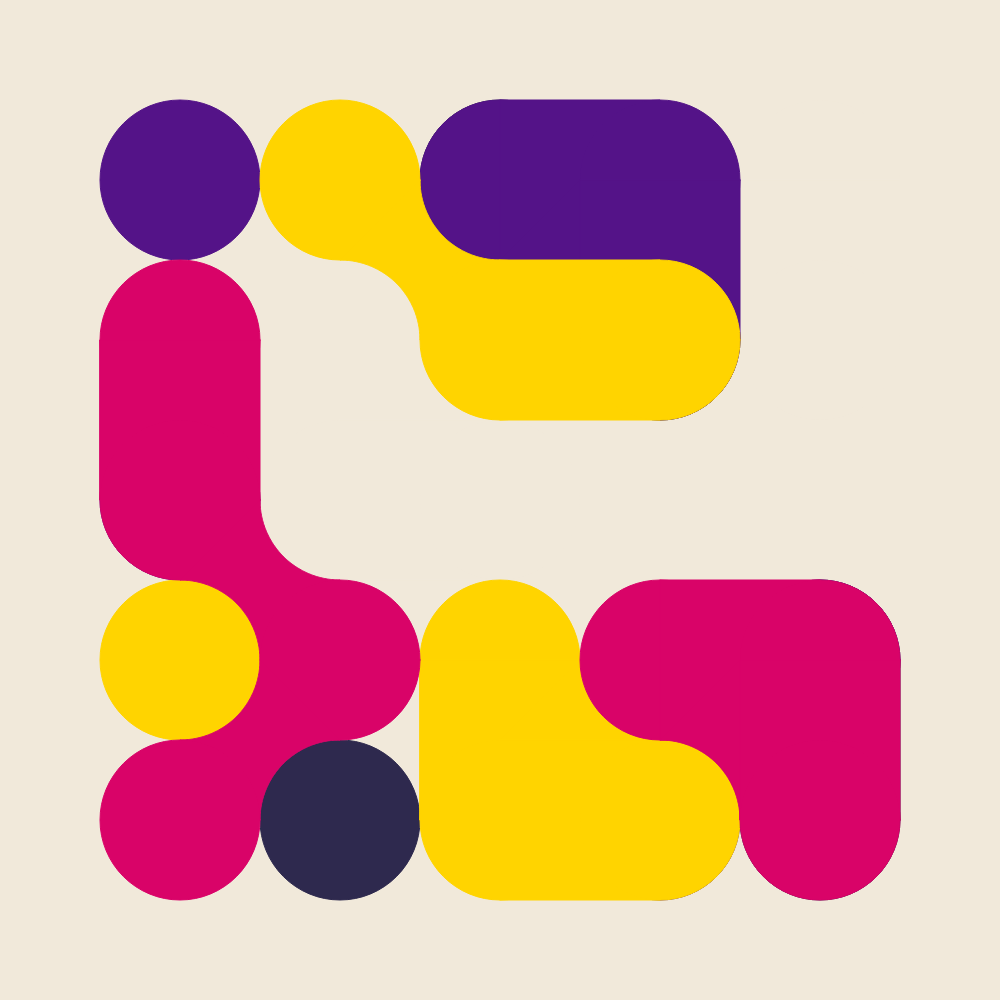
Frame 1 (no input)
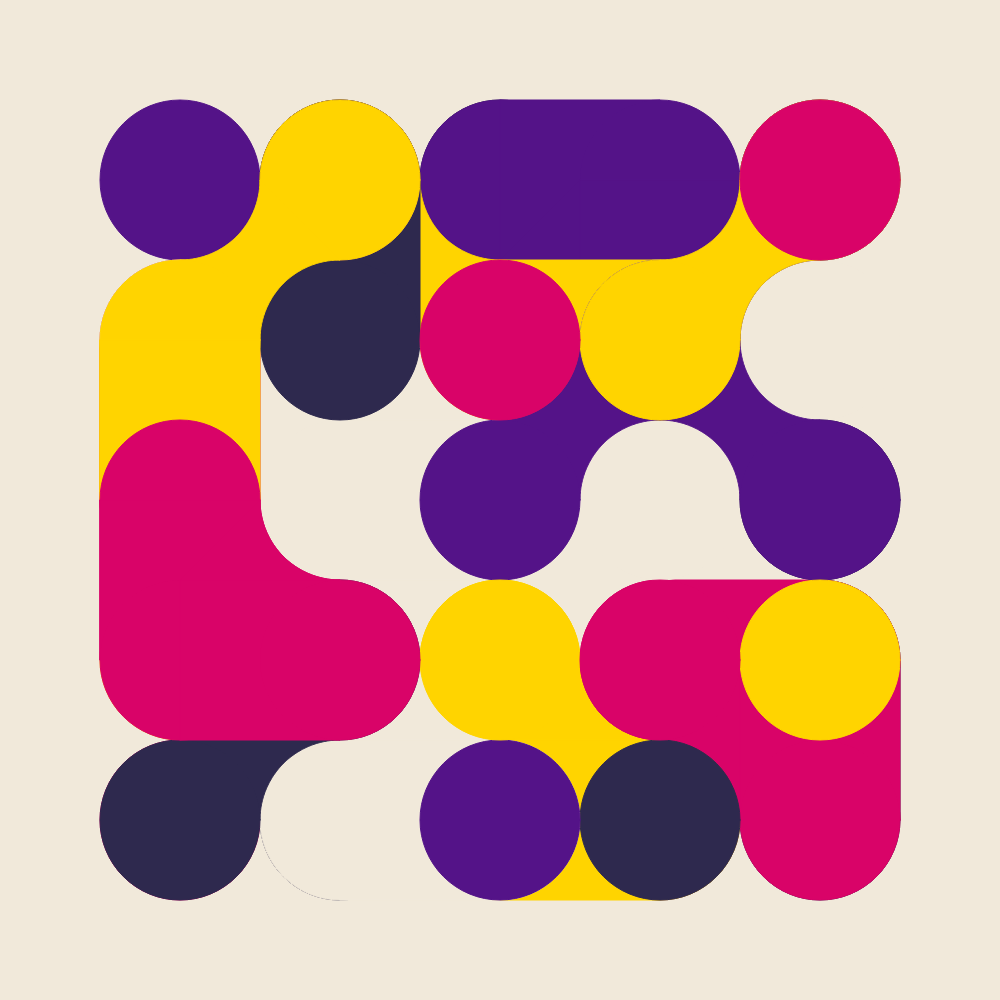
Frame 2 (the mouse pressed at the canvas centre, redrawn once)

The p5.js sketch that drew these frames (run headless with seeded random() and noise() and a simulated clock; the mouse was pressed at the canvas centre and the sketch redrawn once):

// p5.js sketch
// ── sketch.js
// https://openprocessing.org/sketch/1770646

/* find the fully realized project "Pearls" on fxhash
 *
 * https://www.fxhash.xyz/generative/slug/pearls
 * https://www.fxhash.xyz/generative/22583
 *
 */

let directions = [
  [1, 0],
  [0, 1],
  [-1, 0],
  [0, -1],
  [1, 1],
  [-1, 1],
  [1, -1],
  [-1, -1],
];
let raster = [
  [1, 0, 0, 0, 0],
  [1, 1, 1, 0, 0],
  [0, 0, 1, 0, 0],
  [1, 1, 0, 1, 0],
  [1, 0, 0, 0, 1],
];

let rows = 5;
let cols = 5;

let radius = 10;
let margin = 5;

function fxrand() {
  return Math.random();
} // fx hash future proofing

function setup() {
  randomSeed(int(fxrand() * 987654321)); // fx hash future proofing
  w = min(windowWidth, windowHeight);
  createCanvas(w, w);
  margin = 0.1 * width;
  radius = (width - 2 * margin) / cols / 2;

  colorMode(HSL);
  background(39, 45, 90);
  noStroke();
  fill(269, 61, 18, 0.1);

  noLoop();

  rectMode(RADIUS);
  angleMode(DEGREES);
}

function draw_raster(raster) {
  for (let row = 0; row < rows; row++) {
    for (let col = 0; col < cols; col++) {
      let x = margin + radius + col * 2 * radius;
      let y = margin + radius + row * 2 * radius;

      if (raster[row][col] == 1) {
        circle(x, y, 2 * radius);

        if (col + 1 < cols) {
          if (raster[row][col + 1] == 1) {
            rect(x + radius, y, radius);
          }
        }

        if (row + 1 < rows) {
          if (raster[row + 1][col] == 1) {
            rect(x, y + radius, radius);
          }
        }

        if (row + 1 < rows && col + 1 < cols && true) {
          if (raster[row + 1][col + 1] == 1) {
            push();
            translate(x, y);
            beginShape();
            vertex(0, radius);
            for (let angle = -90; angle <= 0; angle += 1) {
              vertex(radius * cos(angle), radius * (2 + sin(angle)));
            }
            vertex(radius, 2 * radius);
            vertex(2 * radius, radius);
            for (let angle = 90; angle <= 180; angle += 1) {
              vertex(radius * (2 + cos(angle)), radius * (0 + sin(angle)));
            }
            vertex(radius, 0);
            endShape();
            pop();
          }
        }
        if (row + 1 < rows && col - 1 >= 0) {
          if (raster[row + 1][col - 1] == 1) {
            push();
            translate(x, y);
            beginShape();
            vertex(-radius, 0);
            for (let angle = 0; angle <= 90; angle += 1) {
              vertex(radius * (-2 + cos(angle)), radius * (0 + sin(angle)));
            }
            vertex(-2 * radius, radius);
            vertex(-radius, 2 * radius);
            for (let angle = 180; angle <= 270; angle += 1) {
              vertex(radius * (0 + cos(angle)), radius * (2 + sin(angle)));
            }
            vertex(0, radius);
            endShape();
            pop();
          }
        }
      }
    }
  }
}

function create_raster() {
  // create empty raster
  var raster = new Array(rows);
  for (var i = 0; i < raster.length; i++) {
    raster[i] = new Array(cols);
  }

  for (let row = 0; row < raster.length; row++) {
    for (let col = 0; col < raster[row].length; col++) {
      raster[row][col] = 0;
    }
  }

  // fill the raster
  let row = Math.floor(fxrand() * rows);
  let col = Math.floor(fxrand() * cols);

  for (let i = 0; i < (rows * cols) / 4; i++) {
    let row = Math.floor(fxrand() * rows);
    let col = Math.floor(fxrand() * cols);
    raster[row][col] = 1;
    //let neighborhood = Array();
    //for (let dir of directions) {
    //console.log(dir);
    //}
  }

  return raster;
}

function draw() {
  let colors = [
    color("#F1E9DA"),
    color("#2E294E"),
    color("#541388"),
    color("#FFD400"),
    color("#D90368"),
  ];

  for (let c of colors) {
    fill(c);
    stroke(c);
    raster = create_raster();
    draw_raster(raster);
  }
}
